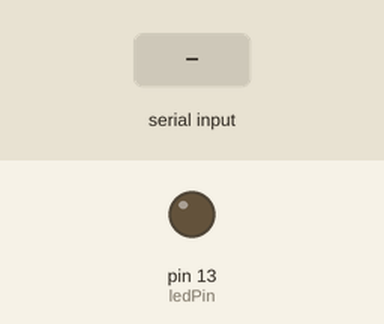
Recording of a sketch running on a simulated Arduino Uno, built with avr-gcc and run on an emulated ATmega328P. Shown: output pins drawn as LEDs (lit = HIGH). The test bench sets the inputs (shaded band).

Above: at 1.2 s.
1.3 s: "1" received over Serial
At 2.5 s:
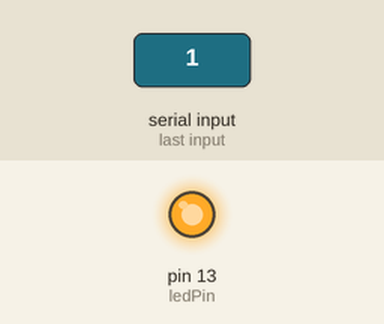
2.8 s: "0" received over Serial
At 3.8 s:
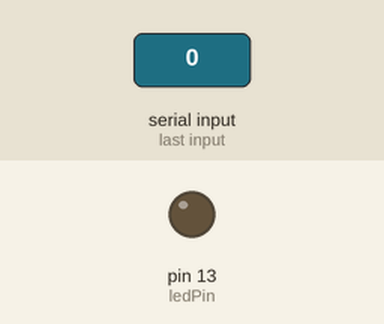
Timing chart, 0 to 5.8 s (numbered marks = the images above; inputs shaded):
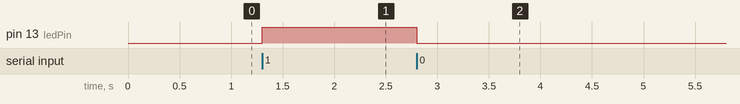

The sketch:

person_object_detection.ino
```cpp
int ledPin = 13;

void setup() {
  Serial.begin(9600);
  pinMode(ledPin, OUTPUT);
}

void loop() {
  if (Serial.available()) {
    char command = Serial.read();
    if (command == '1') {
      digitalWrite(ledPin, HIGH);  // Turn LED ON
    } else if (command == '0') {
      digitalWrite(ledPin, LOW);   // Turn LED OFF
    }
  }
}
```

Measured:
- after the input at 1.3 s, pin 13 (ledPin): LOW → HIGH at once
- after the input at 2.8 s, pin 13 (ledPin): HIGH → LOW at once
